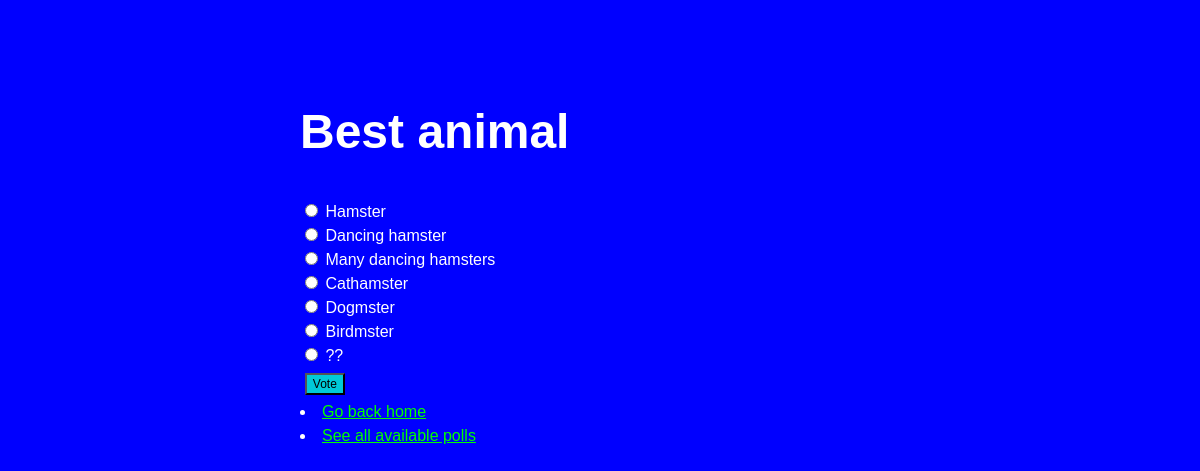
Screenshot of /37/ with the database file from the repository.
### polls/models.py (models this page shows, shortened)
class Question(models.Model):
    question_text = models.CharField(max_length=200)
    pub_date = models.DateTimeField("date published")

class Choice(models.Model):
    question = models.ForeignKey(Question, on_delete=models.CASCADE)
    choice_text = models.CharField(max_length=200)
    votes = models.IntegerField(default=0)

### polls/views.py (the view)
# urls.py: path('<int:question_id>/', views.DetailView, name='detail'),
def DetailView(request, question_id):
    try:
        question = get_object_or_404(Question, pk=question_id)
        user_votes = Vote.objects.filter(user=request.user.id).values_list(
            "question_id", flat=True
        )
    except Question.DoesNotExist:
        raise Http404("Question does not exist")
    context = {
        "question": question,
        "voted_question_ids": list(user_votes),
    }
    return render(request, "polls/detail.html", context)

### polls/templates/polls/detail.html (shortened to what this page needs)
<!DOCTYPE html>
<html lang="en">
<head>
    {% load static %}
    <link rel="stylesheet" type="text/css" href="{% static 'polls/style.css' %}">
</head>
<body>
    <h1>{{ question.question_text }}</h1>
    <form action="{% url 'polls:vote' question.id %}" method="get">
        {% for choice in question.choice_set.all %}
        <input type="radio" name="choice" id="choice{{ forloop.counter }}" value="{{ choice.id }}">
        <label for="choice{{ forloop.counter }}">{{ choice.choice_text }}</label><br>
        {% endfor %}
        {% if question.id in voted_question_ids %}
        <em>You can only voot <b>once</b></em>
        {% else %}
        <input type="submit" value="Vote">
        {% endif %}
    </form>
    <li><a href="{% url 'polls:index' %}">Go back home</a></li>
    <li><a href="{% url 'polls:all_polls' %}">See all available polls</a></li>
</body>
</html>

### polls/static/polls/style.css (style rules this page uses)
li a { color: rgb(0, 255, 0); }
h1 { font-size: 3rem; }
body { background-color: blue; font-family: 'The-Django', sans-serif; color: white; line-height: 1.5; padding: 4em 1em; margin: 0 auto; max-width: 50vw; }
input[type="submit"] { background: #00cad8; font-family: "Arial Black", sans-serif; font-size: 0.75rem; position: relative; color: black; line-height: 1rem; margin: 0.3rem 0.3rem 0.3rem 0.3rem; align-items: center; cursor: pointer; justify-content: center; }

### rows the page displays
Question: question_text "Best animal"
Choice: choice_text "Hamster"
Choice: choice_text "Dancing hamster"
Choice: choice_text "Many dancing hamsters"
Choice: choice_text "Cathamster"
Choice: choice_text "Dogmster"
Choice: choice_text "Birdmster"
Choice: choice_text "??"
